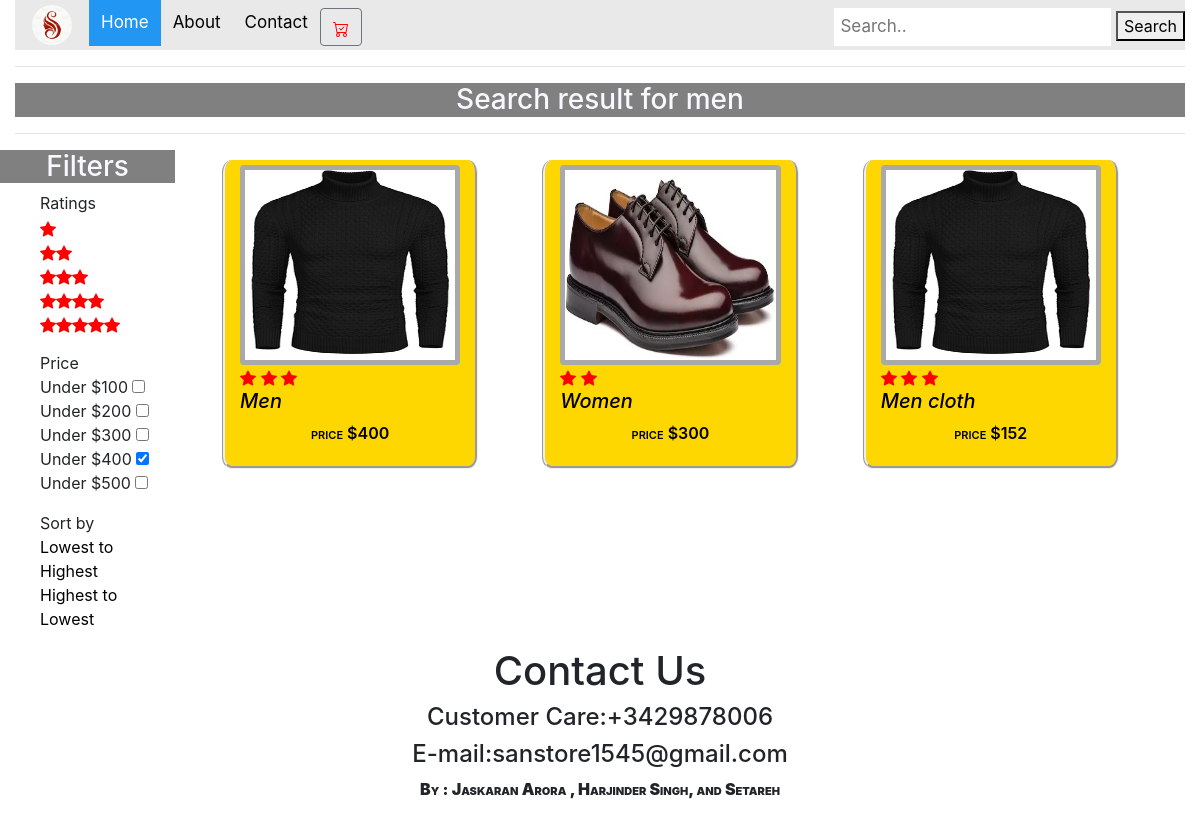
The page /search.php?search=men&price=400 on the database its author committed.
### tables this page shows
CREATE TABLE `products` (
  `id` bigint(20) NOT NULL,
  `title` varchar(200) NOT NULL,
  `price` float NOT NULL,
  `image` varchar(200) NOT NULL,
  `detail` mediumtext NOT NULL,
  `ratting` int(11) NOT NULL,
  `creationdate` datetime NOT NULL,
  `modificationdate` timestamp NOT NULL DEFAULT current_timestamp()
);

### search.php (the view, shortened to what this page needs)
<!DOCTYPE html>
<html lang="en">
<head>
    <link rel="stylesheet" href="search.css">
    <link rel="stylesheet" href="bootstrap.css">
    <link rel="stylesheet" href="project.css">
</head>
<?php
$products = [];
if (isset($_GET['search'])) {
    require_once('db_config.php');
    $conn = new mysqli($servername, $username, $password, $dbname);
    $_price = $_GET['price'] ?? '';
    $where = "title LIKE '%" . trim($_GET["search"] ?? 0) . "%'";
    if (!empty($_price)) {
        $where .= " AND price <= '" . trim($_price) . "'";
    }
    $order_by = '';
    $sql = "SELECT * FROM products WHERE " . $where . " " . $order_by;
    $result = $conn->query($sql);
    if ($result->num_rows > 0) {
        $i = 0;
        while ($row = $result->fetch_assoc()) {
            $products[$i]['id'] = $row["id"];
            $products[$i]['title'] = $row["title"];
            $products[$i]['price'] = $row["price"];
            $products[$i]['detail'] = $row["detail"];
            $products[$i]['ratting'] = $row["ratting"];
            $products[$i]['image'] = $row["image"];
            $i++;
        }
    } else {
        echo "0 results";
    }
}
?>
<body>
    <div>
        <div class="container-fluid">
            <div class="row">
                <div class="col-12">
                    <div class="topnav">
                        <a><img src="logo.jpg" id="logo"></a>
                        <a class="active" href="/shop">Home</a>
                        <a href="#about">About</a>
                        <a href="#contact">Contact</a>
                        <div class="btn btn-outline-secondary mt-2">
                        </div>
                        <div class="search-container">
                            <form method="get" action="search.php">
                                <input type="text" placeholder="Search.." name="search" id="in">
                                <button type="submit" id="button">Search</button>
                            </form>
                        </div>
                    </div>
                </div>
            </div>
            <hr>
            <h3>Search result for <?php echo $_GET['search'] ?? ''; ?></h3>
            <hr>
        </div>
        <div class="row btn-groupdiv-Sec">
            <div class="col-2 main-left">
                <h3>
                    Filters
                </h3>
                <ul>Ratings
                    <li>
                        <a href="search.php?search=<?php echo $_GET['search'] ?? ''; ?>&ratting=1">
                        </a>
                    </li>
                    <li>
                        <a href="search.php?search=<?php echo $_GET['search'] ?? ''; ?>&ratting=2">
                        </a>
                    </li>
                    <li>
                        <a href="search.php?search=<?php echo $_GET['search'] ?? ''; ?>&ratting=3">
                        </a>
                    </li>
                    <li>
                        <a href="search.php?search=<?php echo $_GET['search'] ?? ''; ?>&ratting=4">
                        </a>
                    </li>
                    <li>
                        <a href="search.php?search=<?php echo $_GET['search'] ?? ''; ?>&ratting=5">
                        </a>
                    </li>
                </ul>
                <ul>
                    Price
                    <li>Under $100
                        <input type="checkbox" name="" id="one" onclick="location.reload(); location.href='search.php?search=<?php echo $_GET['search'] ?? ''; ?>&price=100';" <?php echo ($_price == 100) ? 'checked' : ''; ?> />
                    </li>
                    <li>Under $200
                        <input type="checkbox" name="" id="two" onclick="location.reload(); location.href='search.php?search=<?php echo $_GET['search'] ?? ''; ?>&price=200';" <?php echo ($_price == 200) ? 'checked' : ''; ?> />
                    </li>
                    <li>Under $300
                        <input type="checkbox" name="" id="three" onclick="location.reload(); location.href='search.php?search=<?php echo $_GET['search'] ?? ''; ?>&price=300';" <?php echo ($_price == 300) ? 'checked' : ''; ?> />
                    </li>
                    <li>Under $400
                        <input type="checkbox" name="" id="four" onclick="location.reload(); location.href='search.php?search=<?php echo $_GET['search'] ?? ''; ?>&price=400';" <?php echo ($_price == 400) ? 'checked' : ''; ?> />
                    </li>
                    <li>Under $500
                        <input type="checkbox" name="" id="five" onclick="location.reload(); location.href='search.php?search=<?php echo $_GET['search'] ?? ''; ?>&price=500';" <?php echo ($_price == 500) ? 'checked' : ''; ?> />
                    </li>
                </ul>
                <ul>
                    Sort by
                    <li>
                        <a href="search.php?search=<?php echo $_GET['search'] ?? ''; ?>&sort=lth">Lowest to Highest</a>
                    </li>
                    <li>
                        <a href="search.php?search=<?php echo $_GET['search'] ?? ''; ?>&sort=htl">Highest to Lowest</a>
                    </li>
                </ul>
            </div>
            <div class="col-10 div2">
                <div class="row P1">
                    <?php if (isset($products) && !empty($products)) : ?>
                        <?php foreach ($products as $p) : ?>
                            <div class="col-3 Img1" id="img1" style="margin-top:10px;">
                                <a href="product_detail.php?id=<?php echo $p['id'] ?? 0; ?>">
                                    <img src="<?php echo $p['image'] ?? 'product1.jpg'; ?>" alt="stock2" class="stock2" style="background-color: darkgray;width: 100%;height: 200px;">
                                    <div>
                                    </div>
                                    <h5>
                                        <?php echo $p['title'] ?? ''; ?>
                                    </h5>
                                    <p>
                                        price $<?php echo $p['price'] ?? '0'; ?>
                                    </p>
                                </a>
                            </div>
                        <?php endforeach; ?>
                    <?php endif; ?>
                </div>
            </div>
            <div class="container">
                <form>
                    <h1>Contact Us</h1>
                    <h4>Customer Care:+3429878006</h4>
                    <h4>E-mail:sanstore1545@gmail.com</h4>
                </form>
            </div>
            <?php include_once('by.php'); ?>
        </div>
    </div>
</body>
</head>
</html>

### search.css (style rules this page uses)
body { background-color: black; margin:0; padding: 0; }
* { box-sizing: border-box; }
.topnav { overflow: hidden; background-color: #e9e9e9; }
.topnav a { float: left; display: block; color: black; text-align: center; padding: 14px 16px; text-decoration: none; font-size: 17px; }
.topnav a.active { background-color: #2196F3; color: white; }
.container { text-align: center; }
.topnav .search-container { float: right; }
.topnav input[type=text] { padding: 6px; margin-top: 8px; font-size: 17px; border: none; }
img { border: 1px solid #ddd; border-radius: 4px; padding: 5px; width: 150px; }
h3 { text-align:center; }
p { text-align:center; }
#logo { width: 50px; border-radius: 50%; margin-top: -10px; margin-bottom: -10px; }
body { background-color:cornsilk; }
h3 { margin-top:10px; margin-bottom: 10px; background-origin: padding-box; text-align: center; background-color: grey; font: bold; color:ghostwhite; border-radius: initial; }
#logo { width: 50px; height: 50px; }
.stock1, .stock2, .stock3 { width: 300px; height: 200px; }
svg { color:red; }
.P1 { display: flex; flex-direction: row; flex-wrap: wrap; justify-content: space-around; }
.Img1, .Img2, .Img3, .Img7, .Img8, .Img9 { padding-top: 5px; padding-left: 5px; padding-right: 5px; padding-bottom: 5px; background-color:gold; border-radius: 4%; border-spacing: 1px; border-style:groove; border-top:indigo; }
h5 { font-style: italic; font-style: oblique; }
p { font-weight: 600; font-variant: small-caps; font-display:inherit; }
li { list-style: none; }

### project.css (style rules this page uses)
body { margin:0; padding: 0; }
* { box-sizing: border-box; }
.topnav { overflow: hidden; background-color: #e9e9e9; }
.topnav a { float: left; display: block; color: black; text-align:center-right; padding: 10px 12px; text-decoration: none; font-size: 17px; }
.topnav a.active { background-color: #2196F3; color: white; }
.topnav .search-container { float: right; }
.topnav input[type=text] { padding: 6px; margin-top: 8px; font-size: 17px; border: none; }
p { text-align:center; }
#logo { width: 50px; border-radius: 50%; margin-top: -10px; margin-bottom: -10px; }
h1 { padding-left: 0px; }
.row::after { content: ""; clear: both; display: tabl; }

### rows shown on the page
products: image (picture), ratting 3 (drawn), title "Men", price "400"
products: image (picture), ratting 2 (drawn), title "Women", price "300"
products: image (picture), ratting 3 (drawn), title "Men cloth", price "152"

### other values the page prints
$_GET['search'] "men"
